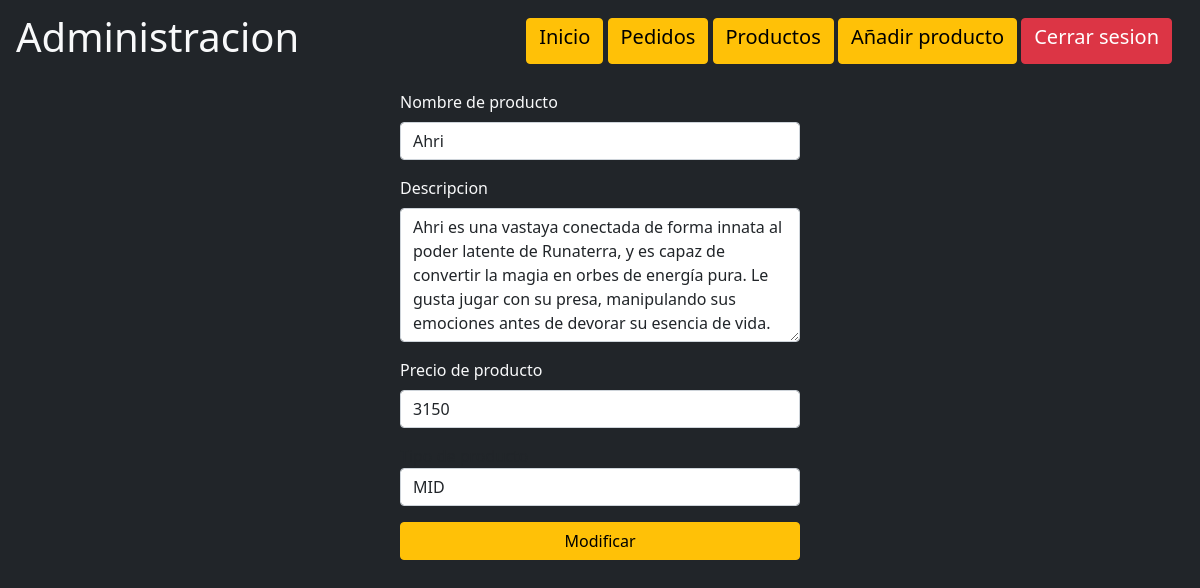
/admin/modificarproducto.php?id=2 (signed in), run on the app's committed database.
### tables this page shows
create table productos (
    id          int             auto_increment primary key,
    nombre      varchar(30)     not null,
    descripcion text            not null,
    precio      int             not null,
    tipo        enum('TOP', 'MID', 'SUPP', 'ADC', 'JGL') not null,
    imagen      varchar(30)     not null
);

### admin/modificarproducto.php (the view, shortened to what this page needs)
<!DOCTYPE html>
<html lang="en">
<head>
    <link href="https://cdn.jsdelivr.net/npm/bootstrap@5.1.3/dist/css/bootstrap.min.css" rel="stylesheet">
</head>
<body class="bg-dark">
    <?php
        include_once('banneradmin.php');
        $id = $_REQUEST['id'];
        $mysqli = new mysqli('localhost', 'root', '', 'campeones');
        $sql = "select * from productos where id=$id";
        $resultado = $mysqli->query($sql);
        while ($row = $resultado->fetch_assoc()) {
            $nombre = $row['nombre'];
            $descripcion = $row['descripcion'];
            $precio = $row['precio'];
            $tipo = $row['tipo'];
        }
        echo "<form class='d-flex flex-column align-items-center mt-2' method='post' action='modificar.php?id=$id'>";
        echo "    <div class='mb-3'>";
        echo "        <label for='nombre' class='form-label text-light'>Nombre de producto</label>";
        echo "        <input type='text' class='form-control' style='width: 400px;' id='nombre' name='nombre' value='$nombre' required>";
        echo "    </div>";
        echo "    <div class='mb-3'>";
        echo "        <label for='descripcion' class='form-label text-light'>Descripcion</label>";
        echo "        <textarea type='text' rows='5' class='form-control' style='width: 400px;' id='descripcion' name='descripcion'required>$descripcion</textarea>";
        echo "    </div>";
        echo "    <div class='mb-3'>";
        echo "        <label for='precio' class='form-label text-light'>Precio de producto</label>";
        echo "        <input type='text' class='form-control' style='width: 400px;' id='precio' name='precio' value='$precio' required>";
        echo "    </div>";
        echo "    <div class='mb-3'>";
        echo "      <label for='tipo'>Tipo de producto</label>";
        echo "      <select  class='form-control' style='width: 400px;' id='tipo' name='tipo' selected='selected'>";
        echo "          <option value='$tipo' selected='selected' hidden='hidden'>$tipo</option>";
        echo "      </select>";
        echo "    </div>";
        echo "    <button type='submit' class='btn btn-warning' style='width: 400px;'>Modificar</button>";
        echo "</form>";
    ?>
</body>
</html>

### data on the page
productos: nombre "Ahri", descripcion "Ahri es una vastaya conectada de forma innata al poder latente de Runaterra, y es capaz de convertir la magia en orbes de energía pura. Le gusta jugar con su presa, manipulando sus emociones antes de devorar su esencia de vida.", precio "3150", tipo "MID"
